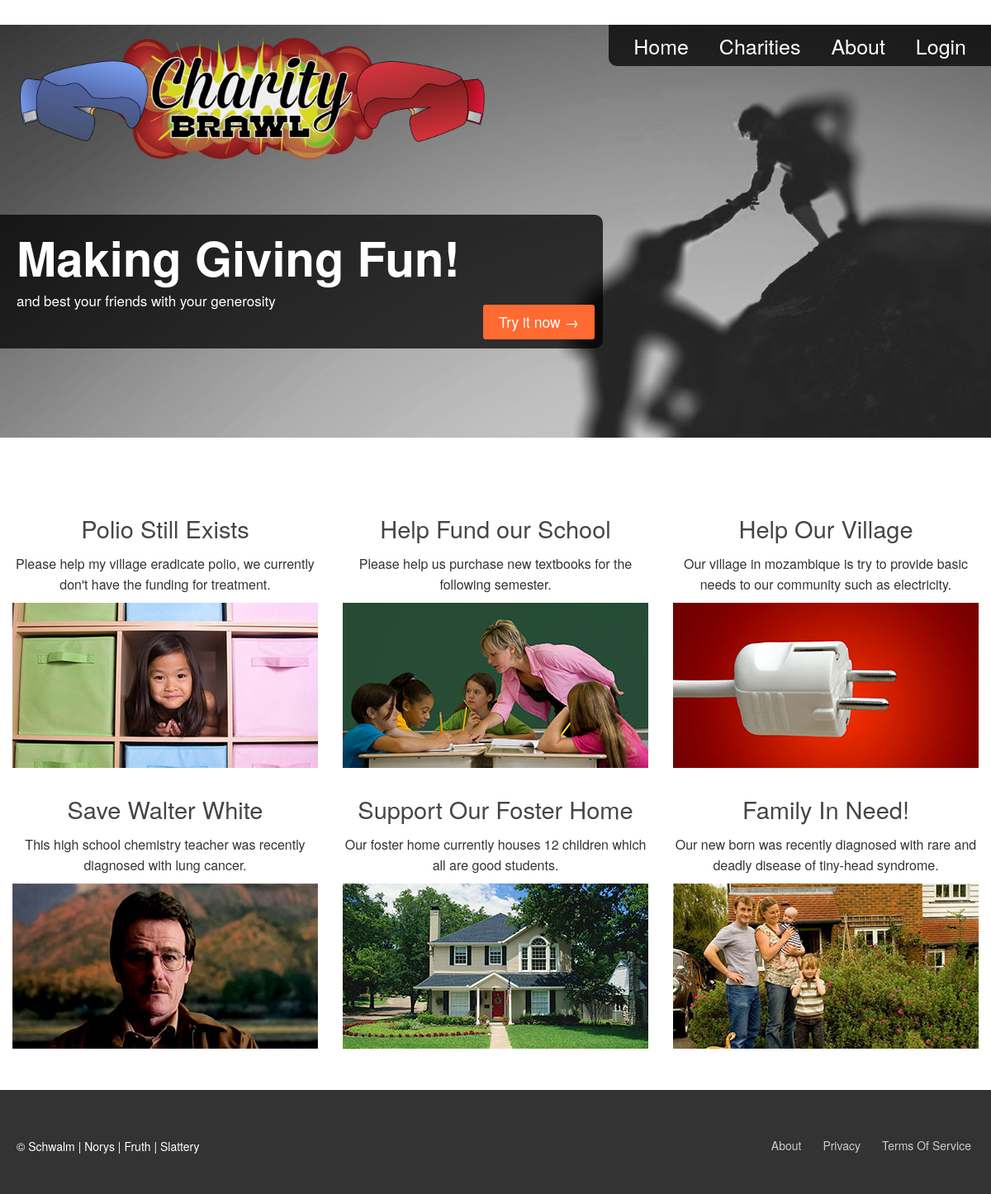
The page / on the database its author committed.
### tables this page shows
CREATE TABLE IF NOT EXISTS `charities` (
  `id` int(11) NOT NULL AUTO_INCREMENT,
  `username` varchar(32) NOT NULL,
  `commonName` varchar(32) NOT NULL,
  `shortDescription` varchar(145) NOT NULL,
  `description` mediumtext NOT NULL,
  `handle` varchar(200) NOT NULL,
  `donators` blob NOT NULL,
  `created` date NOT NULL,
  `rewards` blob NOT NULL,
  `photoFilename` text NOT NULL,
  UNIQUE KEY `handle` (`handle`),
  KEY `id` (`id`),
  KEY `username` (`username`)
);

### includes/functions.php (called while the page is built, shortened)
<?php
function isLoggedIn($redirect = FALSE) {
    return FALSE;
}
function autoload($class_name) {
	$file = 'classes/' . $class_name . '.php';
}
?>

### classes/Database.php (called while the page is built, shortened)
<?php
class Database {
    private $dB;
    public function __construct() {
        $this->dB = new mysqli(DB_HOSTNAME, DB_USERNAME, DB_PASSWORD, DB_DATABASE);
    }
    private function sanitize($input) {
        return $this->dB->real_escape_string($input);
    }
    public function getCharityInfo($handle) {
        $sql = "SELECT * FROM `charities` WHERE handle = '" . $this->sanitize($handle) . "' LIMIT 1";
        $result = $this->dB->query($sql);
        $result = $result->fetch_assoc();
        return $result;
    }
    public function getRandomCharity($count = 1) {
        $sql = "SELECT * FROM `charities` ORDER BY RAND() LIMIT $count";
        $result = $this->dB->query($sql);
        $results = array();
        $num = $this->dB->affected_rows;
       for ($i = 0; $i <= $num; $i++) {
           $results[$i] =  $result->fetch_array();
       }
        $c = array($count);
        for ($i = 0; $i < $num; $i++) {
             $c[$i] = new Charity($results[$i]['handle']);
        }
        return $c;
    }
}
?>

### classes/Charity.php (called while the page is built, shortened)
<?php
class Charity {
    private $commonName;
    private $handle;
    private $shortDescription;
    private $photoFilename;
    public function __construct($handle) {
        $this->dB = new Database();
        $info = $this->dB->getCharityInfo($handle);
        $this->handle = $handle;
    }
     public function getCommonName() {
         return $this->commonName;
     }
     public function getShortDescription() {
         return $this->shortDescription;
     }
     public function getPhotoFilename() {
         return $this->photoFilename;
     }
     public function getHandle() {
         return $this->handle;
     }
}
?>

### index.php (the view, shortened to what this page needs)
<?php
require_once ('includes/functions.php');
$dB = new Database();
$randomCharities = $dB->getRandomCharity(6);
?>
<!DOCTYPE html>
<html lang="en">
  <head>
    <link href="css/bootstrap/css/bootstrap.css" media="screen" rel="stylesheet" type="text/css"
    />
    <link href="css/bootstrap/css/bootstrap-responsive.css" media="screen" rel="stylesheet"
    type="text/css" />
    <link href="css/bootstrap/css/fontawesome.css" media="screen" rel="stylesheet" type="text/css"
    />
    <link href="css/bootstrap/css/style.css" media="screen" rel="stylesheet" type="text/css"
    />
  </head>
<body>
	<div class="nav-home">
        <img class="image  pull-left" src="css/bootstrap/img/logo-2.png">
        <ul class="nav pull-right">
          <li><a href="index.php" class="a-1">Home<br /></a>
          </li>
          <li><a href="charity.php" class="a-1">Charities<br></a>
          </li>
          <li><a href="about.php" class="a-1">About<br></a></li>
          <?= isLoggedIn() ? '<li><a href="logout.php" class="a-1">Logout</a>' : '<li><a href="login.php" class="a-1">Login</a>'; ?>
          </li>
        </ul>
    </div>
    <div class="container-fluid container-fluid-1">
      <div class="container container-1">
        <div class="row-fluid">
          <span class="span12">
            <h1 class="heading">Making Giving Fun!
              <br>
            </h1>
            <p class="p-1">and best your friends with your generosity</p>
            <button class="btn btn-large btn-primary">Try it now&nbsp;→</button>
          </span>
        </div>
      </div>
    </div>
    <div class="container container-2">
      <div class="row-fluid">
        <span class="span4">
          <h2 class="heading heading-1"><?= $randomCharities[0]->getCommonName(); ?></h2>
          <p class="p-2"><?= $randomCharities[0]->getShortDescription(); ?></p>
          <a href="charity.php?charityName=<?= $randomCharities[0]->getHandle(); ?>"><img class="image  pull-left" src="<?= $randomCharities[0]->getPhotoFilename(); ?>"></a>
        </span>
        <span class="span4">
          <h2 class="heading heading-1"><?= $randomCharities[1]->getCommonName(); ?>
            <br>
          </h2>
          <p class="p-2"><?= $randomCharities[1]->getShortDescription(); ?></p>
          <a href="charity.php?charityName=<?= $randomCharities[1]->getHandle(); ?>"><img class="image  pull-left" src="<?= $randomCharities[1]->getPhotoFilename(); ?>"></a>
        </span>
        <span class="span4">
          <h2 class="heading heading-1"><?= $randomCharities[2]->getCommonName(); ?></h2>
          <p class="p-2"><?= $randomCharities[2]->getShortDescription(); ?></p>
          <a href="charity.php?charityName=<?= $randomCharities[2]->getHandle(); ?>"><img class="image  pull-left" src="<?= $randomCharities[2]->getPhotoFilename(); ?>"></a>
        </span>
      </div>
      <div class="row-fluid">
        <span class="span4">
          <h2 class="heading heading-1"><?= $randomCharities[3]->getCommonName(); ?></h2>
          <p class="p-2"><?= $randomCharities[3]->getShortDescription(); ?></p>
          <a href="charity.php?charityName=<?= $randomCharities[3]->getHandle(); ?>"><img class="image  pull-left" src="<?= $randomCharities[3]->getPhotoFilename(); ?>"></a>
        </span>
        <span class="span4">
          <h2 class="heading heading-1"><?= $randomCharities[4]->getCommonName(); ?>
            <br>
          </h2>
          <p class="p-2"><?= $randomCharities[4]->getShortDescription(); ?></p>
          <a href="charity.php?charityName=<?= $randomCharities[4]->getHandle(); ?>"><img class="image  pull-left" src="<?= $randomCharities[4]->getPhotoFilename(); ?>"></a>
        </span>
        <span class="span4">
          <h2 class="heading heading-1"><?= $randomCharities[5]->getCommonName(); ?></h2>
          <p class="p-2"><?= $randomCharities[5]->getShortDescription(); ?></p>
          <a href="charity.php?charityName=<?= $randomCharities[5]->getHandle(); ?>"><img class="image  pull-left" src="<?= $randomCharities[5]->getPhotoFilename(); ?>"></a>
        </span>
      </div>
    </div>
    <?php require_once ('footer.php');

### footer.php (shortened to what this page needs)
    <div class="container-fluid container-fluid-2">
      <div class="container">
        <div class="row-fluid">
          <span class="span12">
            <div class="pull-left">
              <p>&copy; Schwalm | Norys | Fruth | Slattery</p>
            </div>
            <ul class="nav nav-pills pull-right">
              <li><a href="about.php" class="a-2">About</a>
              </li>
              <li><a href="#" class="a-2">Privacy</a>
              </li>
              <li><a href="#" class="a-2">Terms Of Service</a>
              </li>
            </ul>
          </span>
        </div>
      </div>
    </div>
  </body>
</html>

### footer.php (style rules this page uses)
.nav-home { background: none; clear: none; border: none; z-index: 1; margin: 0px; }
.nav-home ul { background-color: rgba(0,0,0,0.75); list-style-type: none; font-size: 25px; padding-left: 30px; -webkit-border-bottom-left-radius: 10px; -moz-border-bottom-left-border-radius: 10px; border-bottom-left-radius: 10px; }
.nav-home li { display: inline-block; padding: 15px 30px 15px 0; }
.nav-home li a { color: white; }
.nav-home .image { height: 150px; padding: 15px; }
.container-fluid.container-fluid-1 { margin: 0px; padding: 0px; max-height: 500px; }
.container-fluid.container-fluid-1 .row-fluid { width: 700px; margin: 50px 0px 0px 0px; padding: 10px 10px 10px 20px; height: 142px; background-color: rgba(0,0,0,0.75); color: white; float: left; -webkit-border-radius: 0 10px 10px 0; -moz-border-radius: 0 10px 10px 0; border-radius: 0 10px 10px 0; }
.container-fluid.container-fluid-1 .row-fluid .p-1 { width: 400px; float: left }
.container-fluid.container-fluid-1 .row-fluid button { float: right; clear: none; margin: 0px 10px 10px 0; }
div.container-1 { margin: 0px; padding: 0px; }

### rows shown on the page
charities: commonName "Polio Still Exists", shortDescription "Please help my village eradicate polio, we currently don't have the funding for treatment.", photoFilename (picture)
charities: commonName "Help Fund our School", shortDescription "Please help us purchase new textbooks for the following semester.", photoFilename (picture)
charities: commonName "Help Our Village", shortDescription "Our village in mozambique is try to provide basic needs to our community such as electricity.", photoFilename (picture)
charities: commonName "Save Walter White", shortDescription "This high school chemistry teacher was recently diagnosed with lung cancer.", photoFilename (picture)
charities: commonName "Support Our Foster Home", shortDescription "Our foster home currently houses 12 children which all are good students.", photoFilename (picture)
charities: commonName "Family In Need!", shortDescription "Our new born was recently diagnosed with rare and deadly disease of tiny-head syndrome.", photoFilename (picture)
